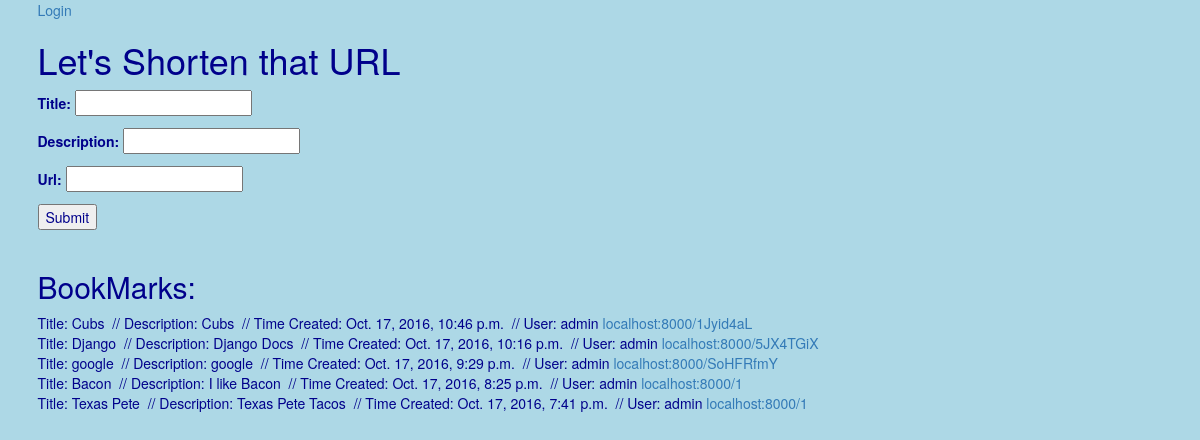
Before: / with the older database file.
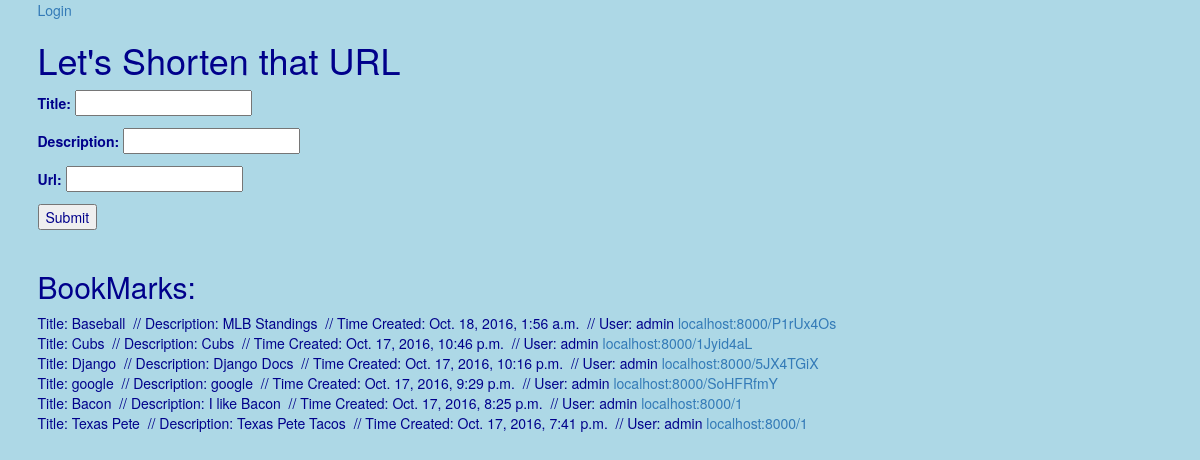
After: the same page with the newer database file.
### app/models.py (models this page shows)
class Bookmark(models.Model):
    user = models.ForeignKey('auth.User')
    title = models.CharField(max_length=150, null=True, blank=True)
    description = models.CharField(max_length=150, null=True, blank=True)
    url = models.URLField(null=True, blank=True)
    created = models.DateTimeField(auto_now_add=True)
    new_url = models.CharField(max_length=8)
    def __str__(self):
        return self.title
    class Meta:
        ordering = ("-created",)

### app/views.py (the view, shortened to what this page needs)
# urls.py: url(r'^$', CreateView.as_view(), name="create_view"),
class CreateView(CreateView):
    model = Bookmark
    success_url = "/"
    fields = ('title', 'description', 'url')
    def get_context_data(self, **kwargs):
            context = super().get_context_data(**kwargs)
            context["bookmark_list"] = Bookmark.objects.all()
            return context

### templates/app/bookmark_form.html (shortened to what this page needs)
{% extends 'base.html' %}
{% block content %}
  <form class="" action="" method="post">
    <span>
      {{form.as_p}}
    </span>
    <input type="submit" name="" value="Submit">
    </form>
    <br>
    <div class="">
      <h2>BookMarks:</h2>
      {% for title in bookmark_list %}
      Title: {{ title }} &nbsp;// Description: {{ title.description }} &nbsp;// Time Created: {{ title.created }} &nbsp;// User: {{ title.user }}
       <a href="{% url 'short_view' title.new_url %}">localhost:8000/{{ title.new_url }}</a> <br>
      {% endfor %}
    </div>
{% endblock %}

Changed rows visible on the page:
added Bookmark: title "Baseball", description "MLB Standings", created "Oct. 18, 2016, 1:56 a.m.", user "admin", new_url "P1rUx4Os"
